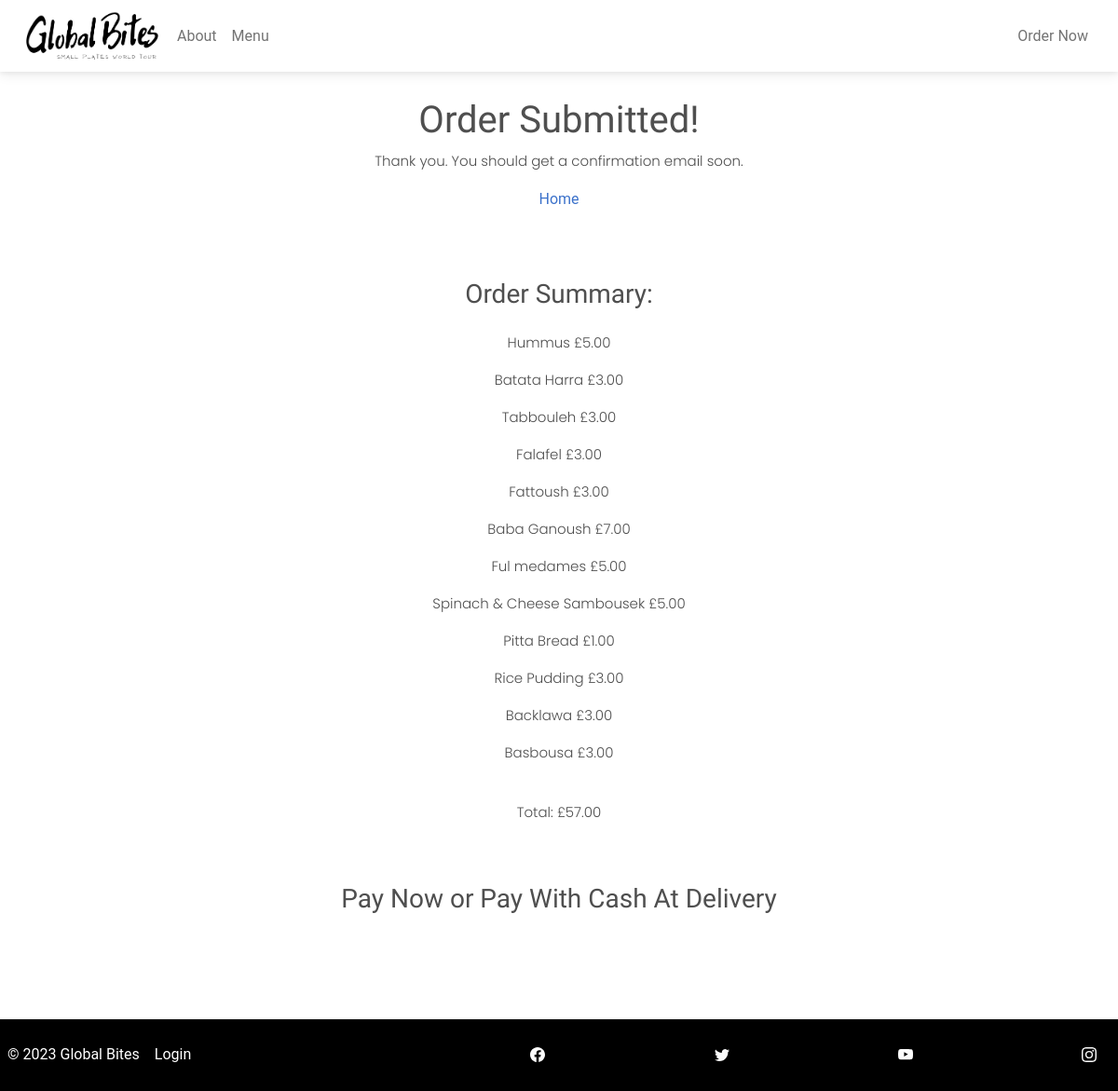
The app's page /order-confirmation/72 with its own data.
### customer/models.py (models this page shows, shortened)
class MenuItem(models.Model):
    name = models.CharField(max_length=100)
    description = models.TextField()
    image = models.ImageField(upload_to='menu_images/')
    price = models.DecimalField(max_digits=5, decimal_places=2)
    category = models.ManyToManyField('Category', related_name='item')

class OrderModel(models.Model):
    created_on = models.DateTimeField(auto_now_add=True)
    price = models.DecimalField(max_digits=7, decimal_places=2)
    items = models.ManyToManyField('MenuItem', related_name='order', blank=True)
    name = models.CharField(max_length=50, blank=True)
    email = models.CharField(max_length=50, blank=True)
    street = models.CharField(max_length=50, blank=True)
    city = models.CharField(max_length=50, blank=True)
    state = models.CharField(max_length=15, blank=True, null=True)
    zip_code = models.IntegerField(blank=True, null=True)
    is_paid = models.BooleanField(default=False)
    is_shipped = models.BooleanField(default=False)

### customer/views.py (the view, shortened to what this page needs)
# urls.py: path('order-confirmation/<int:pk>', OrderConfirmation.as_view(), name='order-confirmation'),
class OrderConfirmation(View):
    def get(self, request, pk, *args, **kwargs):
        order = OrderModel.objects.get(pk=pk)
        context = {
            'pk': order.pk,
            'items': order.items,
            'price': order.price,
        }
        return render(request, 'customer/order_confirmation.html', context)

### customer/templates/customer/order_confirmation.html (shortened to what this page needs)
{% extends 'customer/base.html' %}
{% block content %}
{% load static %}
<div class="container mb-5">
  <div class="row justify-content-center mt-1">
    <div class="col-md-5 col-sm-12 p-4 text-center">
      <h1>Order Submitted!</h1>
      <p>Thank you. You should get a confirmation email soon.</p>
      <a href="{% url 'index' %}" class="text-decoration-none">Home</a>
    </div>
  </div>
  <div class="row justify-content-center mt-5">
    <div class="col-md-5 col-sm-12 text-center">
      <h3 class="pb-3">Order Summary:</h3>
      {% for item in items.all %}
      <p>{{ item.name }} <span class="pl-3">£{{ item.price }}</span></p>
      {% endfor %}
      <p class="font-weight-bold pt-4">Total: £{{ price }}</p>
    </div>
    <div class="row justify-content-center pt-5 pb-2">
      <div class="col-md-6 text-center">
        <h3>Pay Now or Pay With Cash At Delivery</h3>
      </div>
    </div>
    <div class="row justify-content-center pb-5">
    </div>
  </div>
</div>
{% endblock content %}

### customer/static/customer/site.css (style rules this page uses)
h1 { font-family: 'Josefin Sans', sans-serif; font-weight: 400; }
p { font-family: 'Poppins', sans-serif; font-weight: 300; font-size: 15px; }
h2, h3 , h4, h5 , h6 { font-family: 'Josefin Sans', sans-serif; font-weight: 200; }

### records on screen
MenuItem: name "Hummus", price "5.00"
MenuItem: name "Batata Harra", price "3.00"
MenuItem: name "Tabbouleh", price "3.00"
MenuItem: name "Falafel", price "3.00"
MenuItem: name "Fattoush", price "3.00"
MenuItem: name "Baba Ganoush", price "7.00"
MenuItem: name "Ful medames", price "5.00"
MenuItem: name "Spinach & Cheese Sambousek", price "5.00"
MenuItem: name "Pitta Bread", price "1.00"
MenuItem: name "Rice Pudding", price "3.00"
MenuItem: name "Backlawa", price "3.00"
MenuItem: name "Basbousa", price "3.00"
OrderModel: price "57.00"
